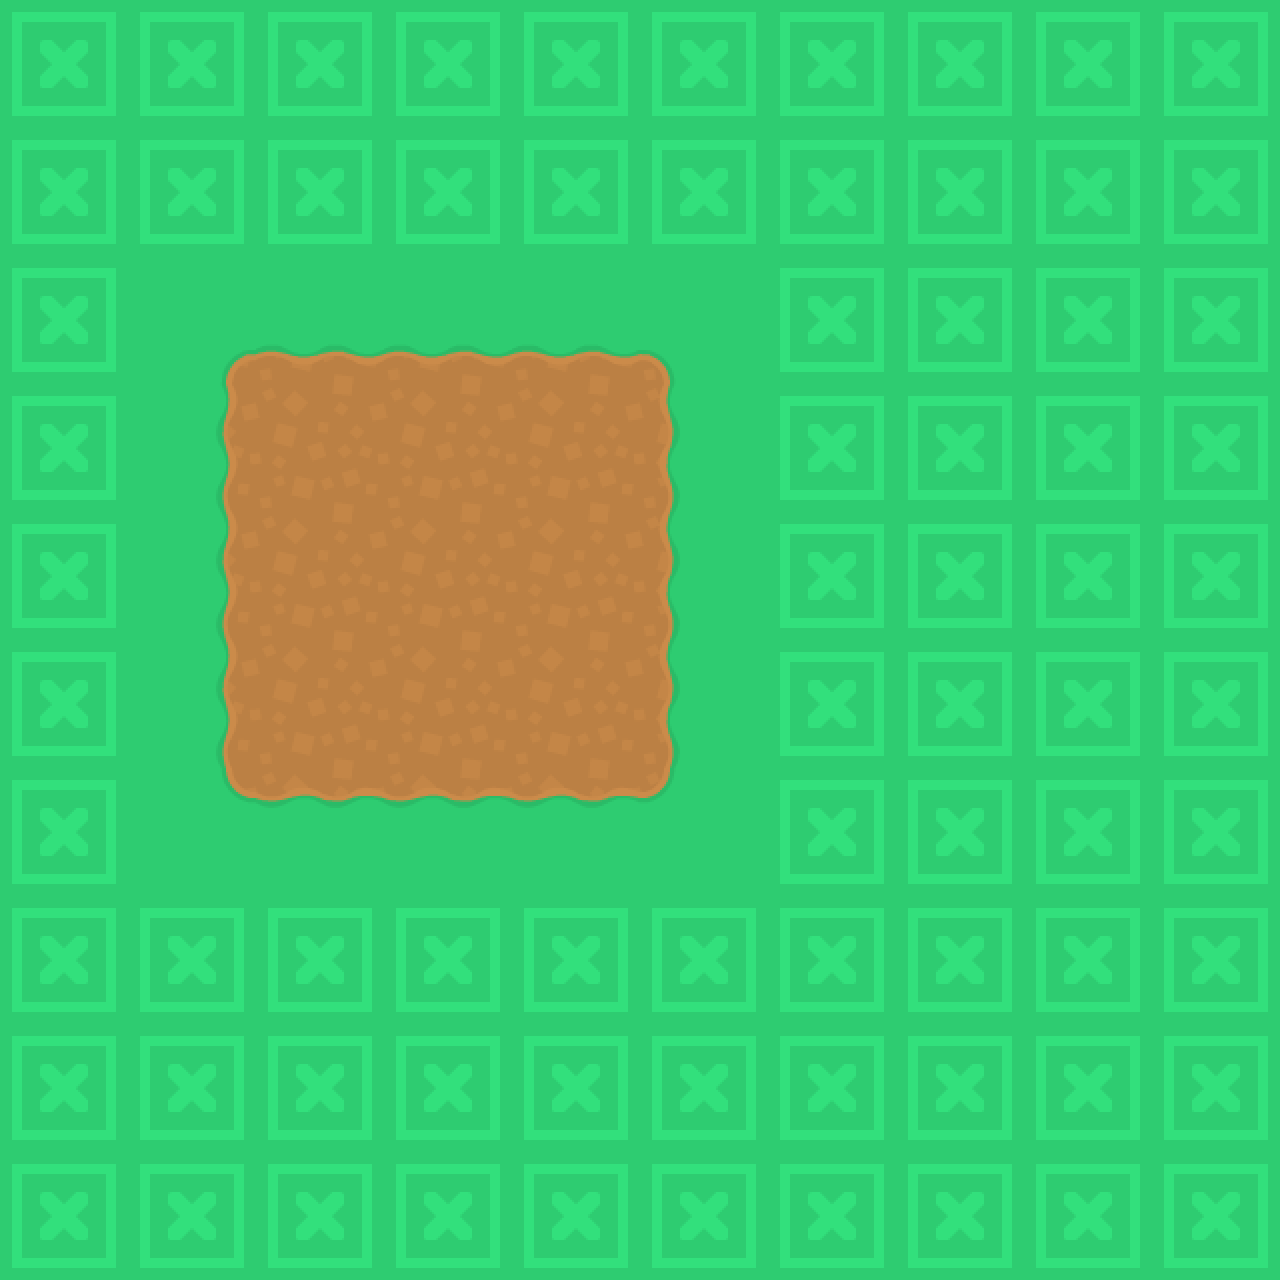

The image is a tile-based game level rendered from a .tmx file. Its description and complete source (layers, tilesets, objects, tile grids) follow:
An orthogonal 10x10 tile map with 128x128 px tiles, 1 tile layer (Camada de Blocos 1).

<map version="1.10" tiledversion="1.11.2" orientation="orthogonal" renderorder="right-down" width="10" height="10" tilewidth="128" tileheight="128" infinite="0" nextlayerid="2" nextobjectid="1">
 <tileset firstgid="1" source="tiles padrao.tsx" />
 <layer id="1" name="Camada de Blocos 1" width="10" height="10">
  <data encoding="csv">
41,41,41,41,41,41,41,41,41,41,
41,41,41,41,41,41,41,41,41,41,
41,70,71,71,71,72,41,41,41,41,
41,93,94,94,94,95,41,41,41,41,
41,93,94,94,94,95,41,41,41,41,
41,93,94,94,94,95,41,41,41,41,
41,116,117,117,117,118,41,41,41,41,
41,41,41,41,41,41,41,41,41,41,
41,41,41,41,41,41,41,41,41,41,
41,41,41,41,41,41,41,41,41,41
</data>
 </layer>
</map>
